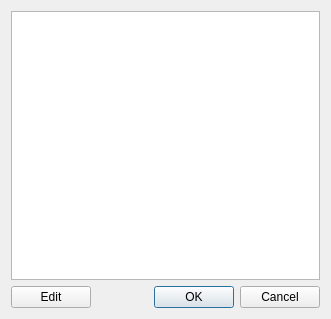
<?xml version="1.0" encoding="UTF-8"?>
<ui version="4.0">
 <class>YUMPlugin</class>
 <widget class="QDialog" name="YUMPlugin">
  <property name="geometry">
   <rect>
    <x>0</x>
    <y>0</y>
    <width>331</width>
    <height>319</height>
   </rect>
  </property>
  <property name="minimumSize">
   <size>
    <width>331</width>
    <height>319</height>
   </size>
  </property>
  <property name="maximumSize">
   <size>
    <width>331</width>
    <height>319</height>
   </size>
  </property>
  <property name="windowTitle">
   <string>YUM Plugings</string>
  </property>
  <property name="windowIcon">
   <iconset resource="Images.qrc">
    <normaloff>:/Icons/Images/yumrepomanager.png</normaloff>:/Icons/Images/yumrepomanager.png</iconset>
  </property>
  <layout class="QGridLayout" name="gridLayout">
   <item row="0" column="0">
    <layout class="QVBoxLayout" name="verticalLayout">
     <item>
      <widget class="QListView" name="listView"/>
     </item>
     <item>
      <layout class="QHBoxLayout" name="horizontalLayout">
       <item>
        <widget class="QPushButton" name="pushButtonEdit">
         <property name="text">
          <string>Edit</string>
         </property>
         <property name="icon">
          <iconset resource="Images.qrc">
           <normaloff>:/Icons/Images/Edit.png</normaloff>:/Icons/Images/Edit.png</iconset>
         </property>
        </widget>
       </item>
       <item>
        <widget class="QDialogButtonBox" name="buttonBox">
         <property name="standardButtons">
          <set>QDialogButtonBox::Cancel|QDialogButtonBox::Ok</set>
         </property>
        </widget>
       </item>
      </layout>
     </item>
    </layout>
   </item>
  </layout>
 </widget>
 <tabstops>
  <tabstop>listView</tabstop>
  <tabstop>pushButtonEdit</tabstop>
  <tabstop>buttonBox</tabstop>
 </tabstops>
 <resources>
  <include location="Images.qrc"/>
 </resources>
 <connections/>
</ui>
